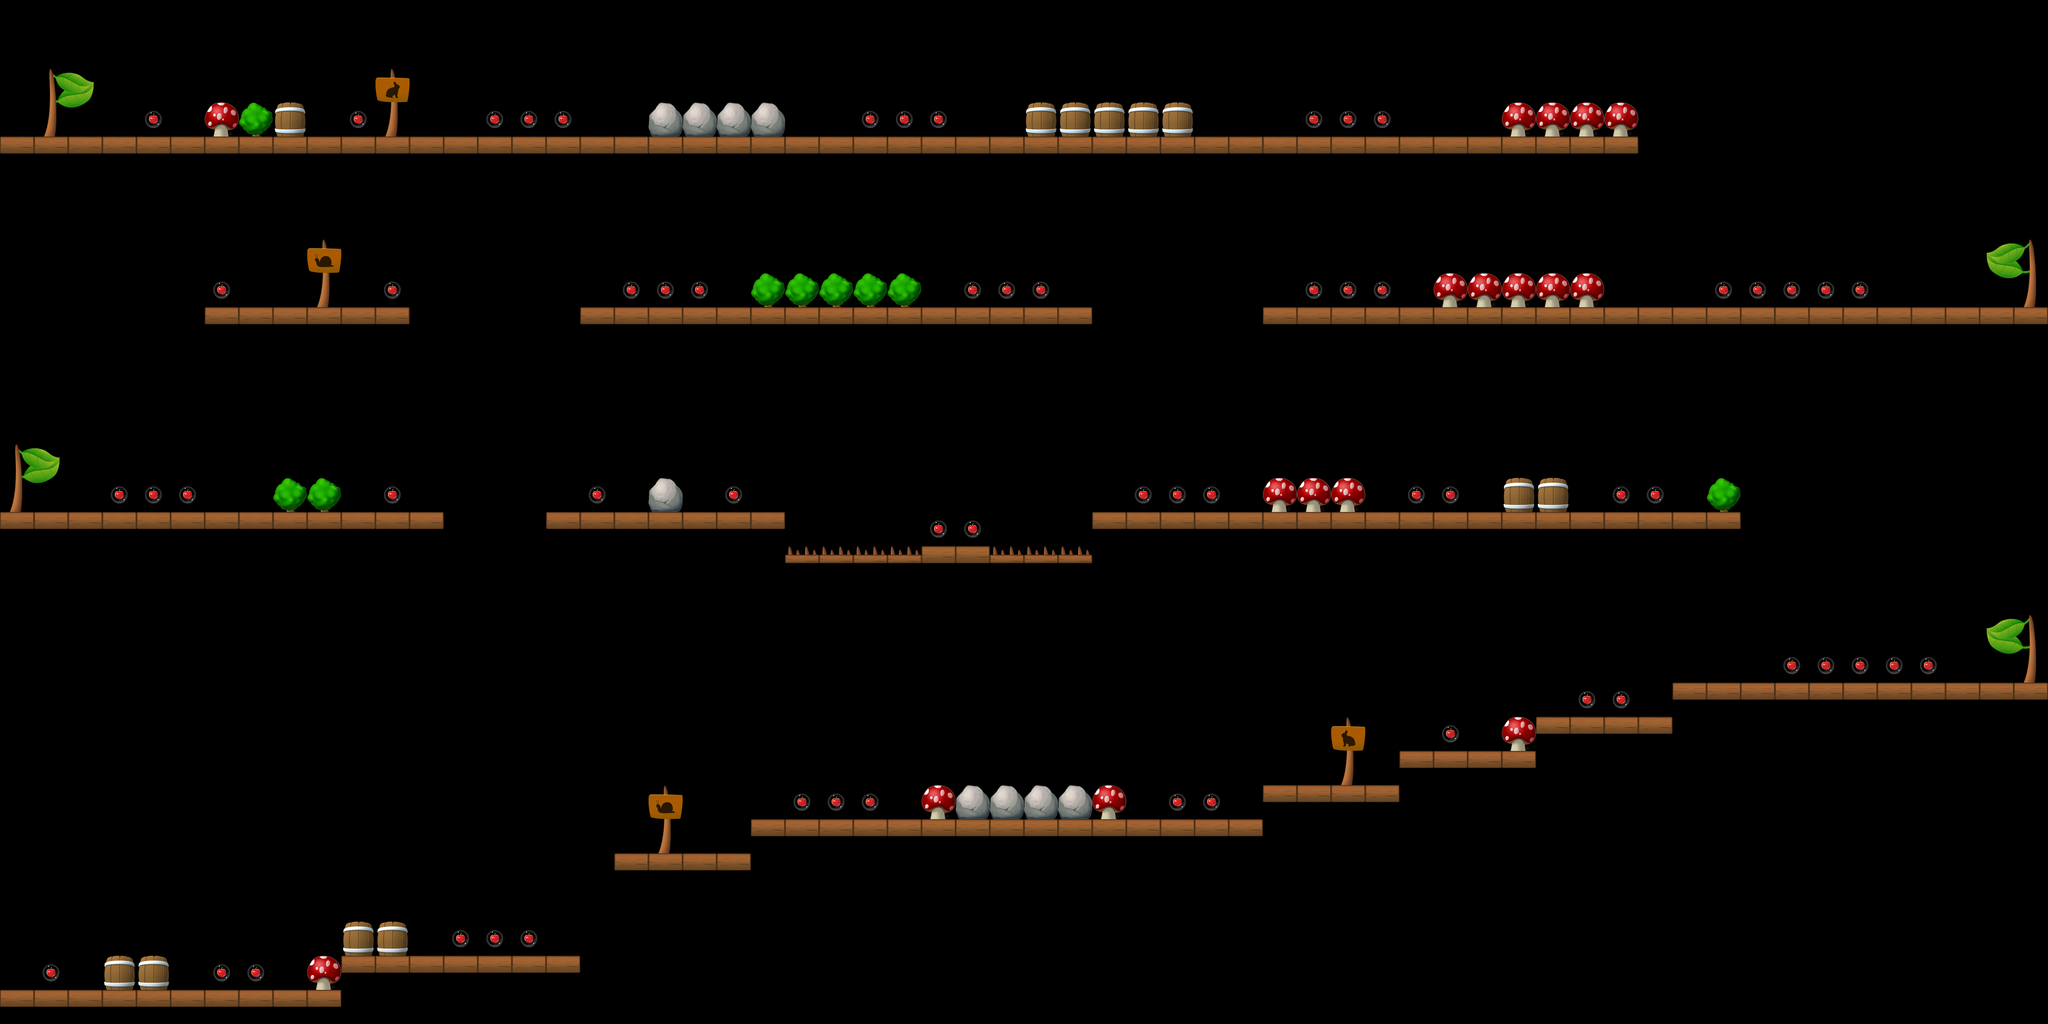

Tiled map render using the project's own tile images. Description and the map definition, with tile-layer contents summarised, below:
An orthogonal 60x30 tile map with 80x80 px tiles, 1 tile layer (Level).

<map version="1.0" orientation="orthogonal" width="60" height="30" tilewidth="80" tileheight="80">
 <properties>
  <property name="StartDirection" value="0" />
 </properties>
 <tileset firstgid="1" name="Untitled" tilewidth="80" tileheight="80">
  <image source="tileset.png" width="640" height="320" />
 </tileset>
 <layer name="Level" width="60" height="30">
  <data>[1800 cells, 332 non-empty, 22 distinct tile ids]</data>
 </layer>
</map>
